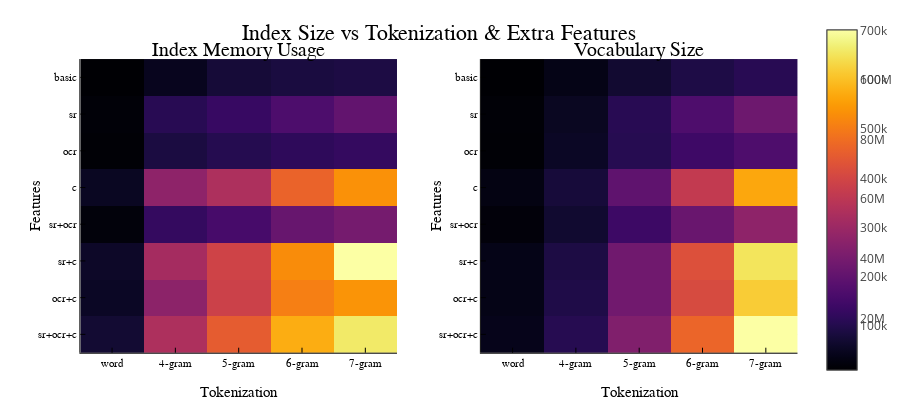

Write notebook code for a chart like this one.
### Markdown cell above
## Index Storage and Vocabulary Size <a id="anal-storage"></a>
### [^Contents](#contents)

### Code cell
storage_vs_tokenization_and_features = [
    mean(indexes[feature_mask.&&tokenization_mask,"storage"])
    for feature_mask in (
        (!).(sr_mask).&&(!).(ocr_mask).&&(!).(c_mask),
        (sr_mask).&&(!).(ocr_mask).&&(!).(c_mask),
        (!).(sr_mask).&&(ocr_mask).&&(!).(c_mask),
        (!).(sr_mask).&&(!).(ocr_mask).&&(c_mask),
        (sr_mask).&&(ocr_mask).&&(!).(c_mask),
        (sr_mask).&&(!).(ocr_mask).&&(c_mask),
        (!).(sr_mask).&&(ocr_mask).&&(c_mask),
        (sr_mask).&&(ocr_mask).&&(c_mask)
    ), 
    tokenization_mask in (nogram_mask,gram4_mask,gram5_mask,gram6_mask,gram7_mask)
]

vocab_size_vs_tokenization_and_features = [
    mean(indexes[feature_mask.&&tokenization_mask,"vocab_size"])
    for feature_mask in (
        (!).(sr_mask).&&(!).(ocr_mask).&&(!).(c_mask),
        (sr_mask).&&(!).(ocr_mask).&&(!).(c_mask),
        (!).(sr_mask).&&(ocr_mask).&&(!).(c_mask),
        (!).(sr_mask).&&(!).(ocr_mask).&&(c_mask),
        (sr_mask).&&(ocr_mask).&&(!).(c_mask),
        (sr_mask).&&(!).(ocr_mask).&&(c_mask),
        (!).(sr_mask).&&(ocr_mask).&&(c_mask),
        (sr_mask).&&(ocr_mask).&&(c_mask)
    ), 
    tokenization_mask in (nogram_mask,gram4_mask,gram5_mask,gram6_mask,gram7_mask)
]


p1 = heatmap(
    storage_vs_tokenization_and_features,
    yticks = (1:8, ["basic","sr","ocr","c","sr+ocr","sr+c","ocr+c","sr+ocr+c"]),
    xticks = (1:5, ["word","4-gram","5-gram","6-gram","7-gram"]),
    yflip = true,
    #guide_position = :top,
    title = "Index Memory Usage",
    ylabel = "Features",
    xlabel = "Tokenization"
)

p2 = heatmap(
    vocab_size_vs_tokenization_and_features,
    yticks = (1:8, ["basic","sr","ocr","c","sr+ocr","sr+c","ocr+c","sr+ocr+c"]),
    xticks = (1:5, ["word","4-gram","5-gram","6-gram","7-gram"]),
    yflip = true,
    #guide_position = :top,
    title = "Vocabulary Size",
    ylabel = "Features",
    xlabel = "Tokenization"
)


plot([p1,p2]..., layout=(1,2), size=(900,400), plot_title = "Index Size vs Tokenization & Extra Features")

### Figure 1 — Plotly figure (JSON) as saved in the notebook; plotly's stock layout.template omitted (floating-point values rounded to 4 significant figures; data arrays with more than 128 entries replaced by an {"elided": "..."} marker saying what was removed)
{"data": [{"colorbar": {"title": ""}, "colorscale": {"elided": "256x2 mixed values"}, "name": "y1", "showlegend": false, "showscale": true, "type": "heatmap", "x": [0.5, 1.5, 2.5, 3.5, 4.5, 5.5], "xaxis": "x1", "y": [0.5, 1.5, 2.5, 3.5, 4.5, 5.5, 6.5, 7.5, 8.5], "yaxis": "y1", "z": [[2679887, 8611190, 13734735, 15068458, 15948168], [4109518, 18860000.0, 22665318, 28704237, 34229797], [3412000.0, 15270650, 18154142, 20381566, 21898172], [9407000.0, 46691293, 55628483, 76903191, 89236246], [4789000.0, 22000000.0, 26789206, 35852341, 39760000.0], [10563899, 53370000.0, 65810000.0, 87912688, 116800000.0], [10034241, 46158721, 64810000.0, 84741824, 89849989], [12849042, 55460000.0, 74640000.0, 96027876, 109977259]], "zmax": 116800000.0, "zmin": 2679887}, {"colorbar": {"title": ""}, "colorscale": {"elided": "256x2 mixed values"}, "name": "y1", "showlegend": false, "showscale": true, "type": "heatmap", "x": [0.5, 1.5, 2.5, 3.5, 4.5, 5.5], "xaxis": "x2", "y": [0.5, 1.5, 2.5, 3.5, 4.5, 5.5, 6.5, 7.5, 8.5], "yaxis": "y2", "z": [[11277, 37831, 69873, 93424, 108594], [17510.0, 51131, 108729, 169800.0, 222887], [16520, 55612, 105662, 143822, 169038], [33370.0, 79980.0, 198303, 369686, 567780], [22260.0, 67800.0, 140931, 214700.0, 277300.0], [37980.0, 90820.0, 226200.0, 423400.0, 651800.0], [37744, 95110.0, 227700.0, 410700.0, 617989], [42300.0, 105900.0, 255400.0, 464000.0, 701169]], "zmax": 701169, "zmin": 11277}], "layout": {"annotations": [{"font": {"color": "rgba(0, 0, 0, 1.000)", "family": "sans-serif", "size": 20}, "rotation": 0, "showarrow": false, "text": "Index Memory Usage", "x": 0.298, "xanchor": "center", "xref": "paper", "y": 0.95, "yanchor": "top", "yref": "paper"}, {"font": {"color": "rgba(0, 0, 0, 1.000)", "family": "sans-serif", "size": 20}, "rotation": 0, "showarrow": false, "text": "Vocabulary Size", "x": 0.798, "xanchor": "center", "xref": "paper", "y": 0.95, "yanchor": "top", "yref": "paper"}, {"font": {"color": "rgba(0, 0, 0, 1.000)", "family": "sans-serif", "size": 22}, "rotation": 0, "showarrow": false, "text": "Index Size vs Tokenization & Extra Features", "x": 0.548, "xanchor": "center", "xref": "paper", "y": 1, "yanchor": "top", "yref": "paper"}], "height": 400, "legend": {"bgcolor": "rgba(255, 255, 255, 1.000)", "bordercolor": "rgba(0, 0, 0, 1.000)", "borderwidth": 1, "font": {"color": "rgba(0, 0, 0, 1.000)", "family": "sans-serif", "size": 11}, "title": {"font": {"color": "rgba(0, 0, 0, 1.000)", "family": "sans-serif", "size": 15}, "text": ""}, "tracegroupgap": 0, "traceorder": "normal", "x": 1, "xanchor": "auto", "y": 1, "yanchor": "auto"}, "margin": {"b": 20, "l": 0, "r": 0, "t": 20}, "paper_bgcolor": "rgba(255, 255, 255, 1.000)", "plot_bgcolor": "rgba(255, 255, 255, 1.000)", "showlegend": true, "width": 900, "xaxis1": {"anchor": "y1", "domain": [0.1004, 0.4956], "gridcolor": "rgba(0, 0, 0, 0.100)", "gridwidth": 0.5, "linecolor": "rgba(0, 0, 0, 1.000)", "mirror": false, "range": [0.5, 5.5], "showgrid": true, "showline": true, "showticklabels": true, "tickangle": 0, "tickcolor": "rgb(0, 0, 0)", "tickfont": {"color": "rgba(0, 0, 0, 1.000)", "family": "sans-serif", "size": 11}, "tickmode": "array", "ticks": "inside", "ticktext": ["word", "4-gram", "5-gram", "6-gram", "7-gram"], "tickvals": [1, 2, 3, 4, 5], "title": "Tokenization", "titlefont": {"color": "rgba(0, 0, 0, 1.000)", "family": "sans-serif", "size": 15}, "type": "-", "visible": true, "zeroline": false, "zerolinecolor": "rgba(0, 0, 0, 1.000)"}, "xaxis2": {"anchor": "y2", "domain": [0.6004, 0.9956], "gridcolor": "rgba(0, 0, 0, 0.100)", "gridwidth": 0.5, "linecolor": "rgba(0, 0, 0, 1.000)", "mirror": false, "range": [0.5, 5.5], "showgrid": true, "showline": true, "showticklabels": true, "tickangle": 0, "tickcolor": "rgb(0, 0, 0)", "tickfont": {"color": "rgba(0, 0, 0, 1.000)", "family": "sans-serif", "size": 11}, "tickmode": "array", "ticks": "inside", "ticktext": ["word", "4-gram", "5-gram", "6-gram", "7-gram"], "tickvals": [1, 2, 3, 4, 5], "title": "Tokenization", "titlefont": {"color": "rgba(0, 0, 0, 1.000)", "family": "sans-serif", "size": 15}, "type": "-", "visible": true, "zeroline": false, "zerolinecolor": "rgba(0, 0, 0, 1.000)"}, "xaxis3": {"anchor": "y3", "domain": [0.1004, 0.9956], "gridcolor": "rgba(0, 0, 0, 0.100)", "gridwidth": 0.5, "linecolor": "rgba(0, 0, 0, 1.000)", "mirror": false, "range": [0, 1], "showgrid": true, "showline": false, "showticklabels": true, "tickangle": 0, "tickcolor": "rgb(0, 0, 0)", "tickfont": {"color": "rgba(0, 0, 0, 1.000)", "family": "sans-serif", "size": 11}, "tickmode": "array", "ticks": "inside", "ticktext": ["0.0", "0.2", "0.4", "0.6", "0.8", "1.0"], "tickvals": [0, 0.2, 0.4, 0.6, 0.8, 1], "title": "", "titlefont": {"color": "rgba(0, 0, 0, 1.000)", "family": "sans-serif", "size": 15}, "type": "-", "visible": false, "zeroline": false, "zerolinecolor": "rgba(0, 0, 0, 1.000)"}, "yaxis1": {"anchor": "x1", "domain": [0.07581, 0.8915], "gridcolor": "rgba(0, 0, 0, 0.100)", "gridwidth": 0.5, "linecolor": "rgba(0, 0, 0, 1.000)", "mirror": false, "range": [8.5, 0.5], "showgrid": true, "showline": true, "showticklabels": true, "tickangle": 0, "tickcolor": "rgb(0, 0, 0)", "tickfont": {"color": "rgba(0, 0, 0, 1.000)", "family": "sans-serif", "size": 11}, "tickmode": "array", "ticks": "inside", "ticktext": ["basic", "sr", "ocr", "c", "sr+ocr", "sr+c", "ocr+c", "sr+ocr+c"], "tickvals": [1, 2, 3, 4, 5, 6, 7, 8], "title": "Features", "titlefont": {"color": "rgba(0, 0, 0, 1.000)", "family": "sans-serif", "size": 15}, "type": "-", "visible": true, "zeroline": false, "zerolinecolor": "rgba(0, 0, 0, 1.000)"}, "yaxis2": {"anchor": "x2", "domain": [0.07581, 0.8915], "gridcolor": "rgba(0, 0, 0, 0.100)", "gridwidth": 0.5, "linecolor": "rgba(0, 0, 0, 1.000)", "mirror": false, "range": [8.5, 0.5], "showgrid": true, "showline": true, "showticklabels": true, "tickangle": 0, "tickcolor": "rgb(0, 0, 0)", "tickfont": {"color": "rgba(0, 0, 0, 1.000)", "family": "sans-serif", "size": 11}, "tickmode": "array", "ticks": "inside", "ticktext": ["basic", "sr", "ocr", "c", "sr+ocr", "sr+c", "ocr+c", "sr+ocr+c"], "tickvals": [1, 2, 3, 4, 5, 6, 7, 8], "title": "Features", "titlefont": {"color": "rgba(0, 0, 0, 1.000)", "family": "sans-serif", "size": 15}, "type": "-", "visible": true, "zeroline": false, "zerolinecolor": "rgba(0, 0, 0, 1.000)"}, "yaxis3": {"anchor": "x3", "domain": [0.95, 1], "gridcolor": "rgba(0, 0, 0, 0.100)", "gridwidth": 0.5, "linecolor": "rgba(0, 0, 0, 1.000)", "mirror": false, "range": [0, 1], "showgrid": true, "showline": false, "showticklabels": true, "tickangle": 0, "tickcolor": "rgb(0, 0, 0)", "tickfont": {"color": "rgba(0, 0, 0, 1.000)", "family": "sans-serif", "size": 11}, "tickmode": "array", "ticks": "inside", "ticktext": ["0.0", "0.2", "0.4", "0.6", "0.8", "1.0"], "tickvals": [0, 0.2, 0.4, 0.6, 0.8, 1], "title": "", "titlefont": {"color": "rgba(0, 0, 0, 1.000)", "family": "sans-serif", "size": 15}, "type": "-", "visible": false, "zeroline": false, "zerolinecolor": "rgba(0, 0, 0, 1.000)"}}}
